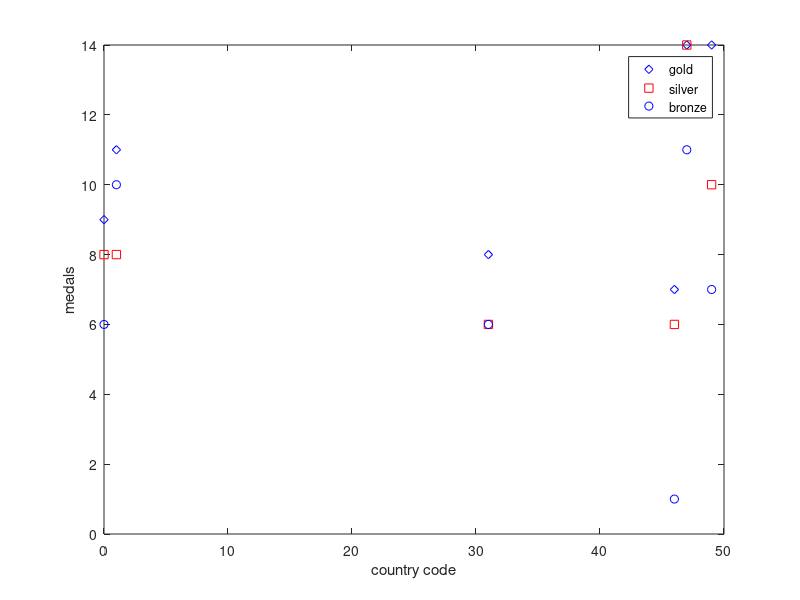

This figure's MATLAB source:
% Name: Andrew Pang
% Date: 22 MAR 2019
% Task 3 : Winter Olympics
clear all; close all; clc;
%create row vector for values of country codes and their respective medals
cc = [ 1 47 0 46 49 31 ];
gold = [ 11 14 9 7 14 8 ];
silv = [ 8 14 8 6 10 6 ];
bron = [ 10 11 6 1 7 6];

%plots no of gold medals against country code 
plot(cc,gold,'bd');

%hold onto the current graph to plot other values
hold on;

%plots no of silver and bronze medals against country code 
plot(cc,silv,'rs');
plot(cc,bron,'bo');

%labels the axes and adds a legend
xlabel('country code');
ylabel('medals');
legend('gold','silver','bronze','Northwest');

hold off;

%sums all the matrices containing no of medals into one matrix
tota = gold + silv + bron;

%finds the value of the largest no. of medals and its position
[max_medals, max_pos] = max(tota);

%Output max no. of medals and its corresponding country code
disp(max_medals)
max_country = cc(max_pos)
